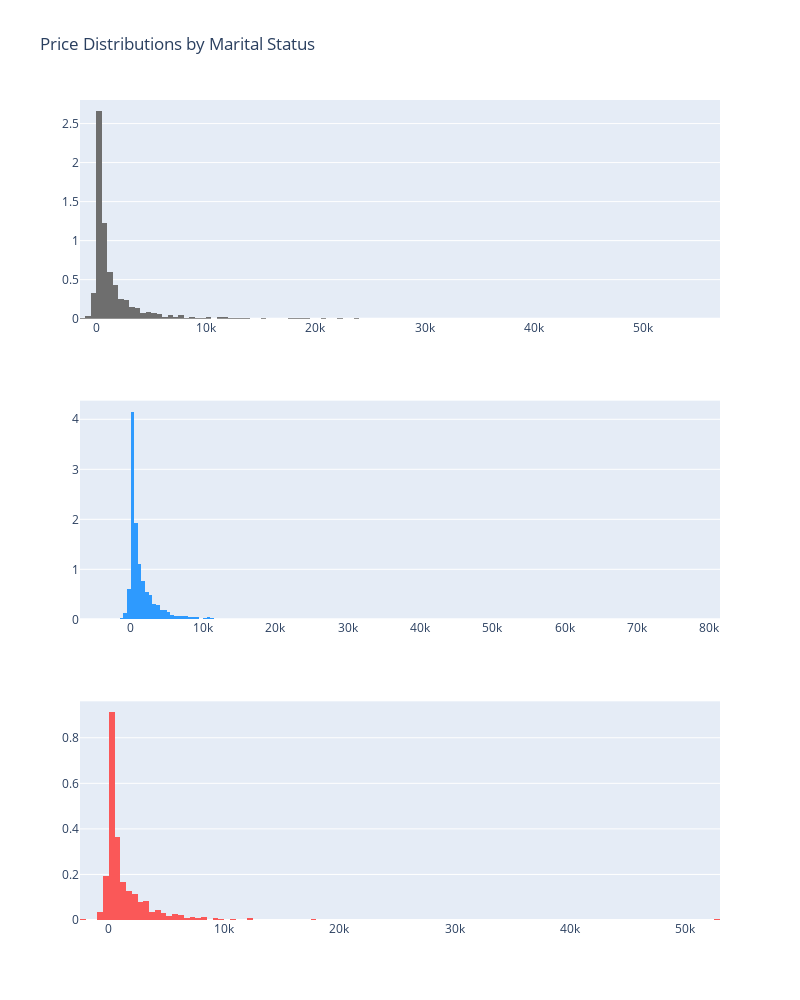

Notebook source saved alongside this figure:
### Code cell
# Distribution of Balances by Marital status
single = df['balance'].loc[df['marital'] == 'single'].values
married = df['balance'].loc[df['marital'] == 'married'].values
divorced = df['balance'].loc[df['marital'] == 'divorced'].values


single_dist = go.Histogram(
    x=single,
    histnorm='density', 
    name='single',
    marker=dict(
        color='#6E6E6E'
    )
)


married_dist = go.Histogram(
    x=married,
    histnorm='density', 
    name='married',
    marker=dict(
        color='#2E9AFE'
    )
)

divorced_dist = go.Histogram(
    x=divorced,
    histnorm='density', 
    name='divorced',
    marker=dict(
        color='#FA5858'
    )
)


fig = tools.make_subplots(rows=3, print_grid=False)

fig.append_trace(single_dist, 1, 1)
fig.append_trace(married_dist, 2, 1)
fig.append_trace(divorced_dist, 3, 1)


fig['layout'].update(showlegend=False, title="Price Distributions by Marital Status",
                    height=1000, width=800)

iplot(fig, filename='custom-sized-subplot-with-subplot-titles')

### Figure 1 — Plotly figure (JSON) as saved in the notebook; plotly's stock layout.template omitted (floating-point values rounded to 4 significant figures; data arrays with more than 128 entries replaced by an {"elided": "..."} marker saying what was removed)
{"data": [{"histnorm": "density", "marker": {"color": "#6E6E6E"}, "name": "single", "type": "histogram", "x": {"elided": "3336 int values"}, "xaxis": "x", "yaxis": "y"}, {"histnorm": "density", "marker": {"color": "#2E9AFE"}, "name": "married", "type": "histogram", "x": {"elided": "5815 int values"}, "xaxis": "x2", "yaxis": "y2"}, {"histnorm": "density", "marker": {"color": "#FA5858"}, "name": "divorced", "type": "histogram", "x": {"elided": "1174 int values"}, "xaxis": "x3", "yaxis": "y3"}], "layout": {"height": 1000, "showlegend": false, "title": {"text": "Price Distributions by Marital Status"}, "width": 800, "xaxis": {"anchor": "y", "domain": [0, 1]}, "xaxis2": {"anchor": "y2", "domain": [0, 1]}, "xaxis3": {"anchor": "y3", "domain": [0, 1]}, "yaxis": {"anchor": "x", "domain": [0.7333, 1]}, "yaxis2": {"anchor": "x2", "domain": [0.3667, 0.6333]}, "yaxis3": {"anchor": "x3", "domain": [0, 0.2667]}}}
